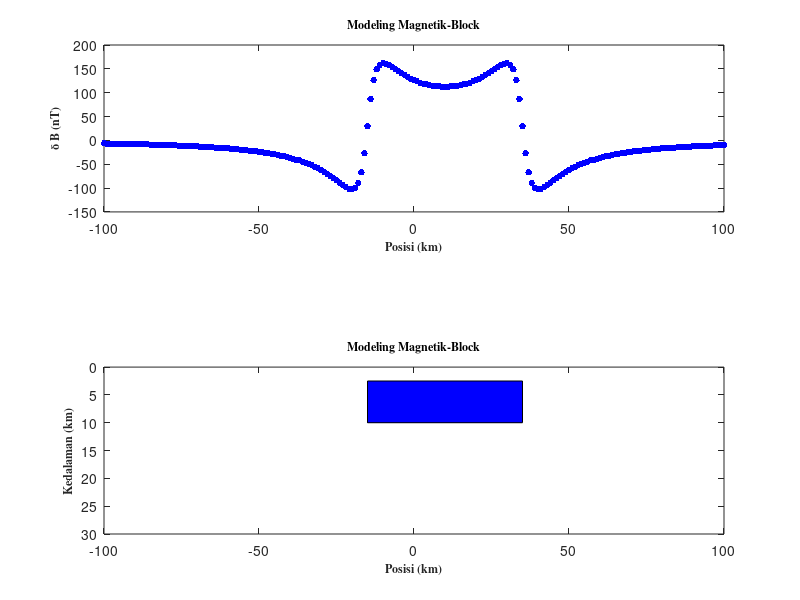

MATLAB code for this plot:
% Copyright: 2018 - Teknik Geofisika, Universitas Pertamina
% URL: https://sites.google.com/site/metkomup/programming
% Cite: I. Nugroho, et. al. 2018. Forward modelling metode geomagnet. http://doi.org/10.5281/zenodo.1186988

clear; clc; close;

%Konstanta
Uo = 1.26*10^3; % Permeabilitas magnet di ruang hampa (H/km)
phi = 3.14;

%Parameter yang ditentukan
Mz = 1; % kontras magnetisasi (TKm/H)
z1 = 2.5; % kedalaman terhadap sisi atas obyek (km)
z2 = 10;  % kedalaman terhadap sisi bawah obyek (km)
x = -100:100; %rentang Pengamatan (km)
m = 25;     %lebar lapisan (km)
Xo = 10;     %lokasi objek (km)

%Rumus magnetik diberbagai titik
for i = 1:length(x)
    a1 = atan((x(i)-Xo+m)/z1);
    a2 = atan((x(i)-Xo-m)/z1);
    a3 = atan((x(i)-Xo+m)/z2);
    a4 = atan((x(i)-Xo-m)/z2);
    
    Bz(i) = Uo*Mz*((a1-a2)-(a3-a4))/(2*phi);
end

%Kurva medan magnetik
figure(1)
subplot(5,1,[1 2])
plot(x,Bz,'.','color','b','markersize',15);
xlim([min(x) max(x)]);
xlabel('\bf\fontsize{12}\fontname{times}Posisi (km)');
ylabel('\bf\fontsize{12}\fontname{times}\delta B (nT)');
title('\bf\fontsize{12}\fontname{times}Modeling Magnetik-Block');

%Gambar objek dibawah tanah
X = [Xo-m,Xo+m,Xo+m,Xo-m];
Y = [z1,z1,z2,z2];

subplot(5,1,[4 5])
fill(X,Y,'b');
xlim([x(1) x(end)]);
ylim([0 30]);
set(gca,'ydir','reverse');
xlabel('\bf\fontsize{12}\fontname{times}Posisi (km)');
ylabel('\bf\fontsize{12}\fontname{times}Kedalaman (km)');
title('\bf\fontsize{12}\fontname{times}Modeling Magnetik-Block');
